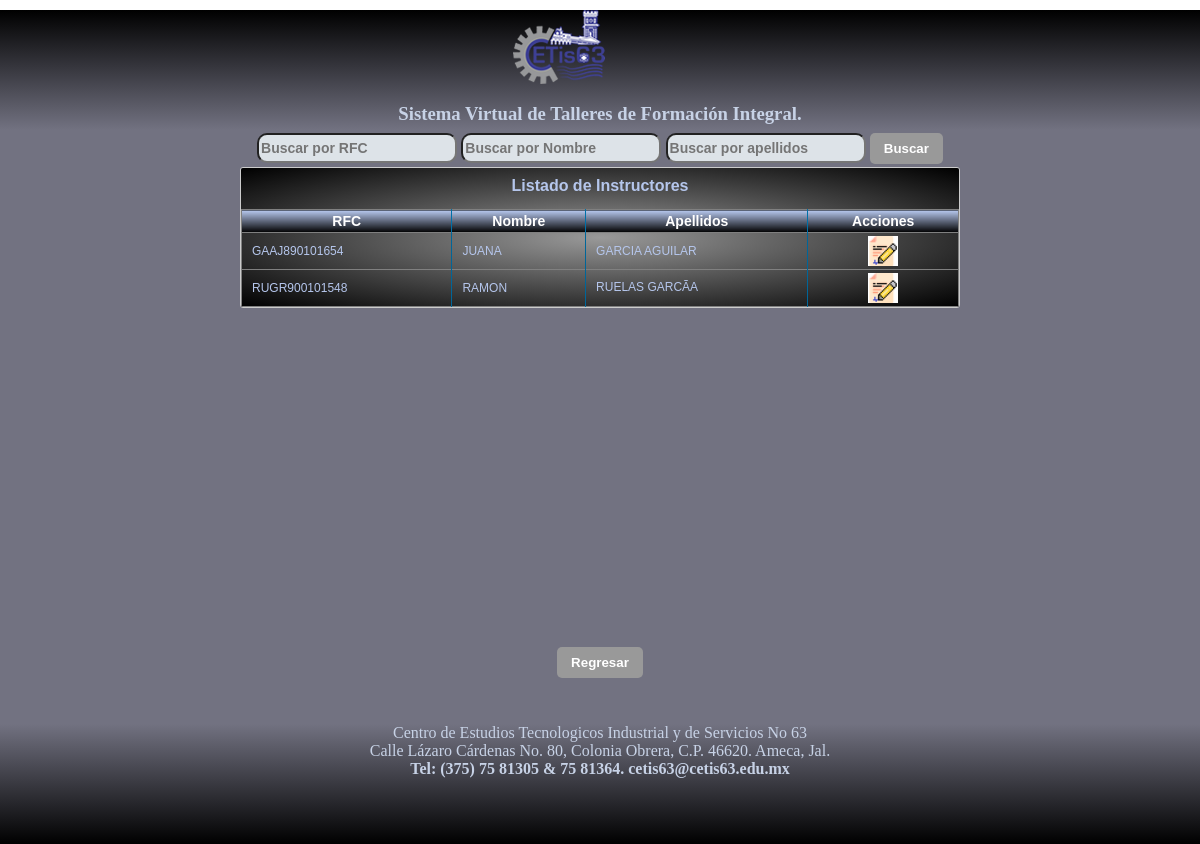
The app's page /listActualizarSupervisor.php, older data.
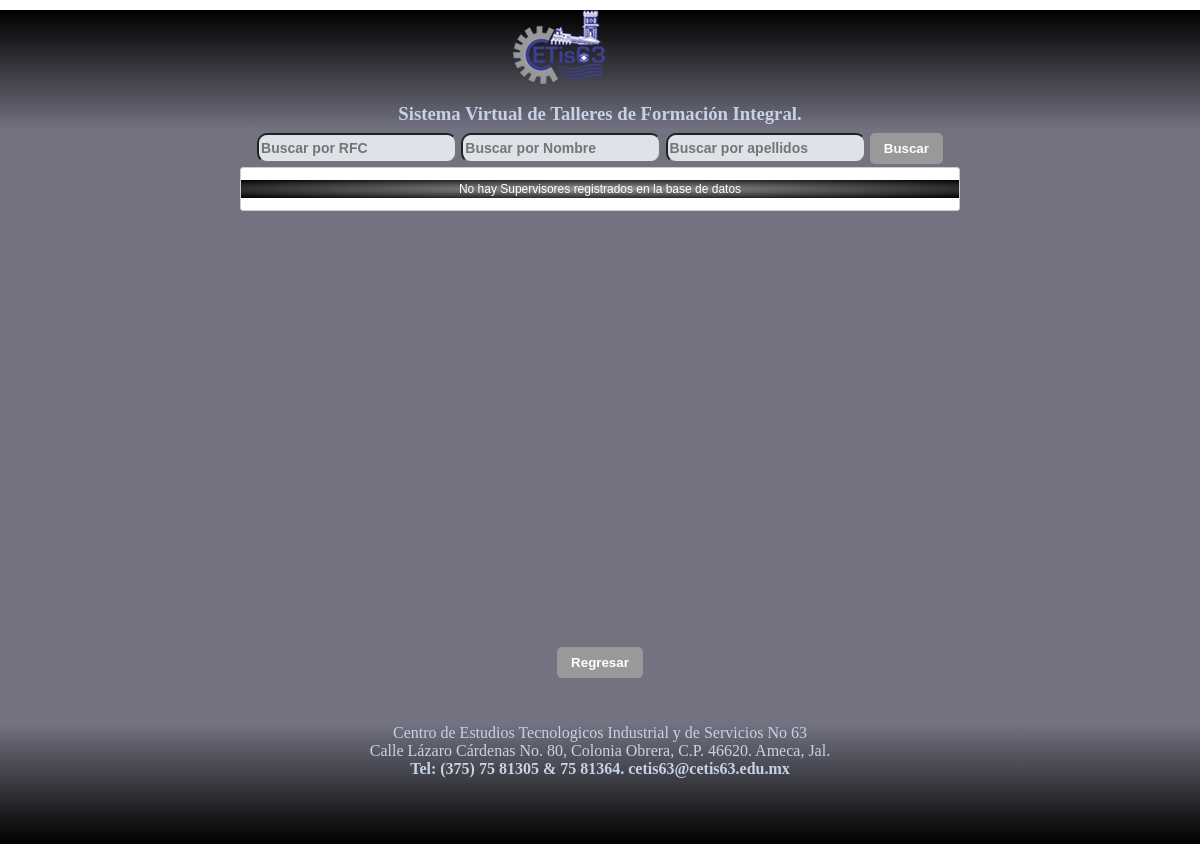
The same page, newer data.
### tables this page shows
CREATE TABLE `docente_supervisor` (
  `rfc` varchar(20) NOT NULL,
  `nombre` varchar(20) DEFAULT NULL,
  `apellidos` varchar(30) DEFAULT NULL,
  `email` varchar(20) DEFAULT NULL,
  `telefono` varchar(13) DEFAULT NULL
);

### clases/db.php (called while the page is built)
<?php
class DB {
   private $server;
   private $host;
   private $db;
   private $user;
   private $psw;
   private $charset;
   public function __construct() {
      $this-> server  = 'mysql';
      $this-> host   = 'localhost';
      $this-> db     = 'taller';
      $this-> user   = 'root';
      $this-> psw    = '';
      $this-> charset= 'utf8mb4';
   }
   function connect() {
      try{
         $conexion = $this->server.':host='.$this->host.'; dbname='.$this->db.'; chartset='.$this->charset;
         $options = [
            PDO::ATTR_ERRMODE          => PDO::ERRMODE_EXCEPTION,
            PDO::ATTR_EMULATE_PREPARES => false,
         ];
         $pdo = new PDO($conexion, $this->user, $this->psw, $options);
         return $pdo;
      }catch(PDOException $e){
         print_r('Error de conexion: ' . $e->getMessage());
      }
   }
 }
?>

### clases/supervisor.php (called while the page is built, shortened)
<?php
include_once 'db.php';
class Supervisor extends DB {
	public function listar(){
		$query = $this->connect()->prepare('SELECT * FROM docente_supervisor');
		$query->execute();
		return $query->fetchAll(PDO::FETCH_ASSOC);
	}
}
?>

### listActualizarSupervisor.php (the view, shortened to what the changed rows need)
<?php
  $filtro1 = $_POST['FiltarRFC'];
  $filtro2 = $_POST['FiltarNombre'];
  $filtro3 = $_POST['FiltarApellidos'];
?>
<html>
    <head>
        <link rel="stylesheet" href="css/main.css"/>
        <link rel="stylesheet" href="css/forms.css">
    </head>
    <body>
      <center>
          <div id="contenedor">
    <section style="text-align: center; margin: 0 auto; height: 60%">
        <article style="width:60%; height: 100%;text-align: center; margin: 0 auto;">
             <div class="datagrid">
                 <form method="post" action="actualizarSupervisores.php" name="frm_ActualizarSupervisores" id="frm_ActualizarSupervisores" style="width: auto; height: auto;">
          <?php
         include_once 'clases/supervisor.php';
         $doc = new Supervisor();
         $supervisores = $doc->listar();
         if($supervisores){
         echo "
         <h4>Listado de Instructores</h4>
         <table border='1'><thead>
         <tr>
         <th style='text-align:center'>RFC</th>
         <th style='text-align:center'>Nombre</th>
         <th style='text-align:center'>Apellidos</th>
         <th style='text-align:center'>Acciones</th>
         </tr></thead>";
         if($filtro1 || $filtro2 || $filtro3){
         foreach ($supervisores as $supervisor) {
         if($filtro1 == $supervisor['rfc'] || $filtro2 == $supervisor['nombre'] || $filtro3 == $supervisor['apellidos']){
         echo "<tr>
         <td>".$supervisor['rfc']."</td>
         <td>".$supervisor['nombre']."</td>
         <td>".$supervisor['apellidos']."</td>
         <td style='text-align:center'><img width='30' height='30' src='imgs/Actualizar.png' onClick='consultar(\"".$supervisor['rfc']."\");'></td>
         </tr>";
         }
         }
         }else{
         foreach ($supervisores as $supervisor) {
         echo "<tr>
         <td>".$supervisor['rfc']."</td>
         <td>".$supervisor['nombre']."</td>
         <td>".$supervisor['apellidos']."</td>
         <td style='text-align:center'><img width='30' height='30' src='imgs/Actualizar.png' onClick='consultar(\"".$supervisor['rfc']."\");'></td>
         </tr>";
         }
         }
         echo "</table>";
         }
         else{
         echo " <p>No hay Supervisores registrados en la base de datos</p>";
         }
         ?>
</div>
           </article>
        </section>
    </div>
  </center>
    </body>
</html>

Row changes from the older to the newer data that the page shows:
removed docente_supervisor: rfc "GAAJ890101654", nombre "JUANA", apellidos "GARCIA AGUILAR"
removed docente_supervisor: rfc "RUGR900101548", nombre "RAMON", apellidos "RUELAS GARCÃA"
Text that changed along with them:
text no longer shown: "Listado de Instructores RFC Nombre Apellidos Acciones"
text now shown: "No hay Supervisores registrados en la base de datos"
